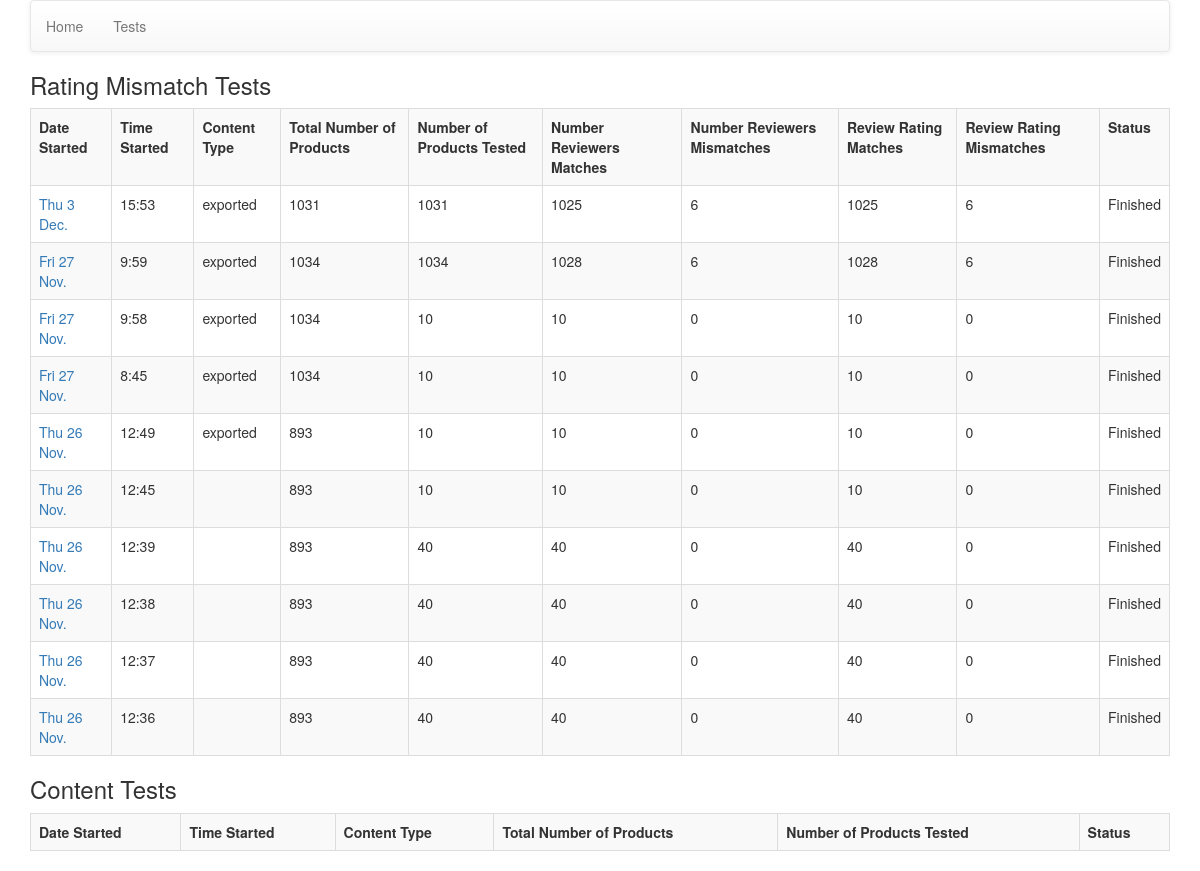
/tests, run on an earlier commit of the app's database.
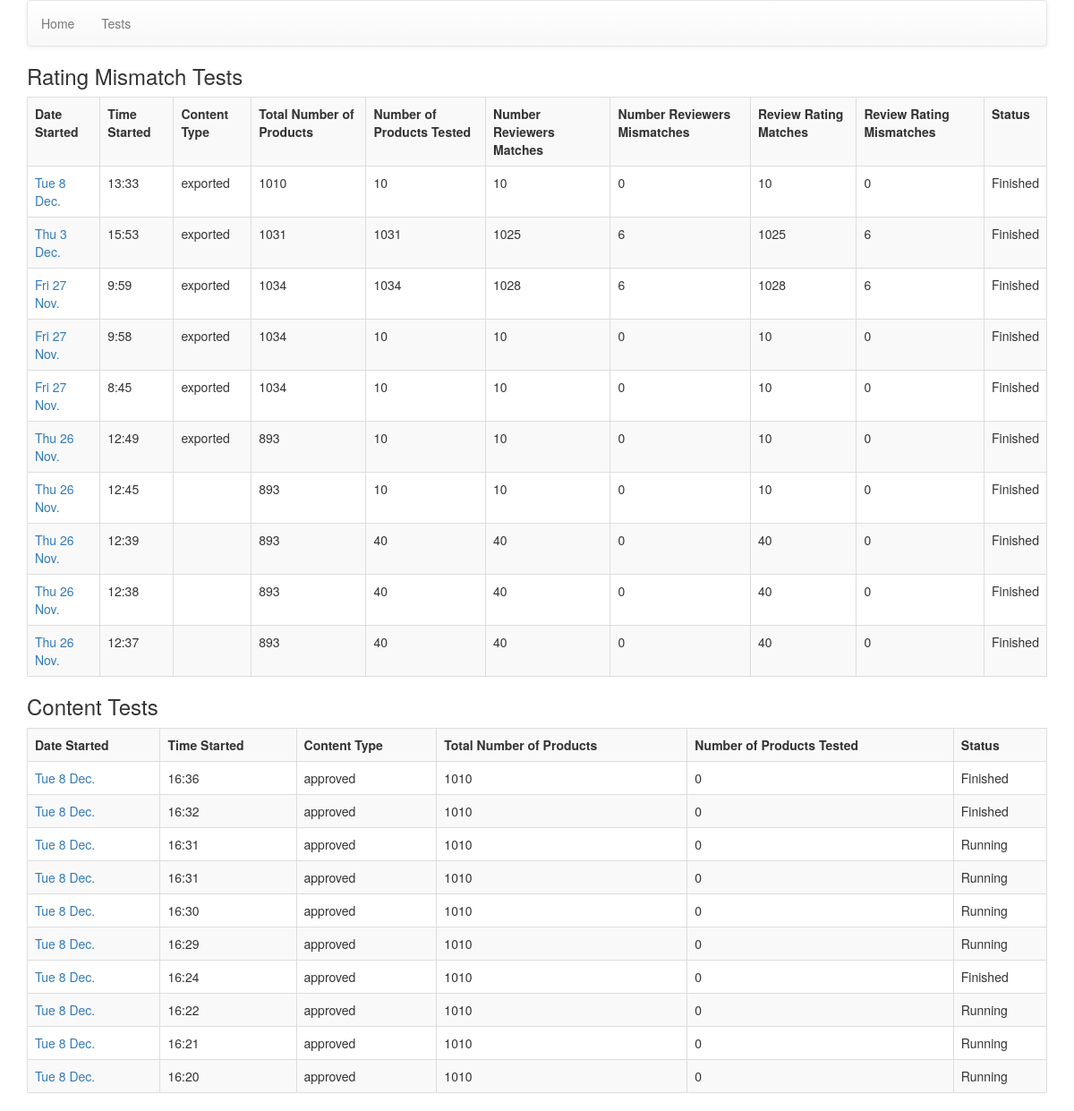
And on a later commit of the database.
### test/models.py (models this page shows)
class BaseTest(models.Model):
    num_products = models.IntegerField(blank=True, default=0)
    num_products_tested = models.IntegerField(default=0)
    created_at = models.DateTimeField(auto_now_add=True)
    datetime_finished = models.DateTimeField(blank=False, null=True)
    is_active = models.BooleanField(default=True)
    content_type = models.CharField(blank=True, max_length=100)
    class Meta:
        abstract = True

class RatingMismatchTest(BaseTest):
    number_reviewers_matches = models.IntegerField(blank=False, default=0)
    number_reviewers_mismatches = models.IntegerField(blank=False, default=0)
    review_rating_matches = models.IntegerField(blank=False, default=0)
    review_rating_mismatches = models.IntegerField(blank=False, default=0)

class ContentTest(BaseTest):
    external_links_test = models.CharField(blank=True, max_length=100)

### test/views.py (the view)
# urls.py: url(r'^tests$', 'test.views.view_tests', name='tests'),
def view_tests(request):
    rating_mismatch_tests = RatingMismatchTest.objects.all().order_by('-created_at')
    content_tests = ContentTest.objects.all().order_by('-created_at')
    print('get to here')
    context_dict = {
        'rating_mismatch_tests': rating_mismatch_tests,
        'content_tests': content_tests,
    }
    return render(request, 'tests.html', context=context_dict)

### templates/tests.html
{% extends "base.html" %}
{% block content %}
<h3>Rating Mismatch Tests</h3>
<table class="table table-striped table-bordered table-hover">
	<tr>
		<th>Date Started</th>
		<th>Time Started</th>
		<th>Content Type</th>
		<th>Total Number of Products</th>
		<th>Number of Products Tested</th>
		<th>Number Reviewers Matches</th>
		<th>Number Reviewers Mismatches</th>
		<th>Review Rating Matches</th>
		<th>Review Rating Mismatches</th>
		<th>Status</th>
	</tr>
	{% for test in rating_mismatch_tests|slice:":10" %}
	<tr>
		<td><a href="{% url 'review-mismatch-test' test_identifier=test.id %}">{{ test.created_at|date:"D j N" }}</a></td>
		<td>{{ test.created_at|date:"G:i" }}</td>
		<td>{{ test.content_type }}</td>
		<td>{{ test.num_products }}</td>
		<td>{{ test.num_products_tested }}</td>
		<td>{{ test.number_reviewers_matches }}</td>
		<td>{{ test.number_reviewers_mismatches }}</td>
		<td>{{ test.review_rating_matches }}</td>
		<td>{{ test.review_rating_mismatches }}</td>
		{% if test.is_active %}
		<td>Running</td>
		{% else %}
		<td>Finished</td>
		{% endif %}
	</tr>
	{% endfor %}
</table>
<h3>Content Tests</h3>
<table class="table table-striped table-bordered table-hover">
	<tr>
		<th>Date Started</th>
		<th>Time Started</th>
		<th>Content Type</th>
		<th>Total Number of Products</th>
		<th>Number of Products Tested</th>
		<th>Status</th>
	</tr>
	{% for test in content_tests|slice:":10" %}
	<tr>
		<td><a href="#" >{{ test.created_at|date:"D j N" }}</a></td>
		<td>{{ test.created_at|date:"G:i" }}</td>
		<td>{{ test.content_type }}</td>
		<td>{{ test.num_products }}</td>
		<td>{{ test.num_products_tested }}</td>
		{% if test.is_active %}
		<td>Running</td>
		{% else %}
		<td>Finished</td>
		{% endif %}
	</tr>
	{% endfor %}
</table>
{% endblock %}

### templates/base.html (shortened to what this page needs)
{% load staticfiles %}
<!DOCTYPE html>
<html>
	<head>
		<link rel="stylesheet" type="text/css" href="{% static 'css/main.css' %}">
		<link rel="stylesheet" type="text/css" href="{% static 'css/bootstrap.min.css' %}">
		<link rel="stylesheet" type="text/css" href="{% static 'css/bootstrap-theme.css' %}">
	</head>
	<body class="container">
		<nav class="navbar navbar-default">
			<ul class="nav navbar-nav">
				<li><a href="{% url 'home' %}">Home</a></li>
				<li><a href="{% url 'tests' %}">Tests</a></li>
			</ul>
		</nav>
		{% block content %}{% endblock %}
	</body>
</html>

### static/css/main.css (style rules this page uses)
h1, h2, h3, h4, h5, h6 { color: blue; }

What changed in the data, as far as the page shows it:
no longer on this page (row unchanged): RatingMismatchTest: created_at "Thu 26 Nov.", created_at "12:36", num_products "893", num_products_tested "40", number_reviewers_matches "40", number_reviewers_mismatches "0", review_rating_matches "40", review_rating_mismatches "0", is_active "Finished"
added RatingMismatchTest: created_at "Tue 8 Dec.", created_at "13:33", content_type "exported", num_products "1010", num_products_tested "10", number_reviewers_matches "10", number_reviewers_mismatches "0", review_rating_matches "10", review_rating_mismatches "0", is_active "Finished"
added ContentTest: created_at "Tue 8 Dec.", created_at "16:36", content_type "approved", num_products "1010", num_products_tested "0", is_active "Finished"
added ContentTest: created_at "Tue 8 Dec.", created_at "16:32", content_type "approved", num_products "1010", num_products_tested "0", is_active "Finished"
added ContentTest: created_at "Tue 8 Dec.", created_at "16:31", content_type "approved", num_products "1010", num_products_tested "0", is_active "Running"
added ContentTest: created_at "Tue 8 Dec.", created_at "16:31", content_type "approved", num_products "1010", num_products_tested "0", is_active "Running"
added ContentTest: created_at "Tue 8 Dec.", created_at "16:30", content_type "approved", num_products "1010", num_products_tested "0", is_active "Running"
added ContentTest: created_at "Tue 8 Dec.", created_at "16:29", content_type "approved", num_products "1010", num_products_tested "0", is_active "Running"
added ContentTest: created_at "Tue 8 Dec.", created_at "16:24", content_type "approved", num_products "1010", num_products_tested "0", is_active "Finished"
added ContentTest: created_at "Tue 8 Dec.", created_at "16:22", content_type "approved", num_products "1010", num_products_tested "0", is_active "Running"
added ContentTest: created_at "Tue 8 Dec.", created_at "16:21", content_type "approved", num_products "1010", num_products_tested "0", is_active "Running"
added ContentTest: created_at "Tue 8 Dec.", created_at "16:20", content_type "approved", num_products "1010", num_products_tested "0", is_active "Running"
